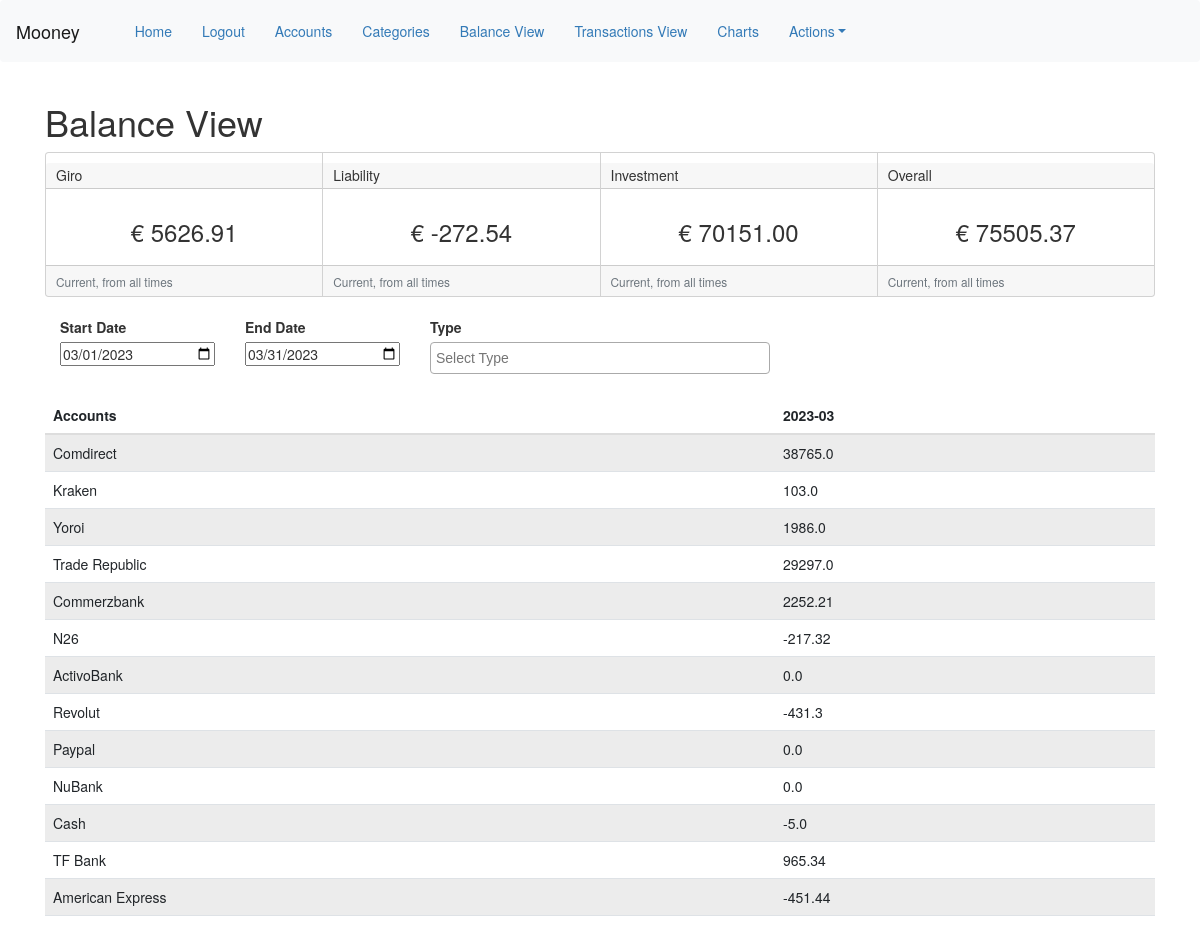
/balance_view (signed in), run on the app's committed database.
### app/models.py (models this page shows, shortened)
class Account(db.Model):
    id            = db.Column(db.Integer, primary_key=True)
    name  = db.Column(db.String(64), unique=False)
    type  = db.Column(db.String(32), unique=False)
    currency = db.Column(db.String(16), unique=False)
    description   = db.Column(db.String(255), nullable=True)
    created_at    = db.Column(db.DateTime, index=True, default=datetime.utcnow)
    last_modified = db.Column(db.DateTime, index=True, default=datetime.utcnow)
    start_balance = db.Column(db.Float(64), default=0.00)
    balance_date   = db.Column(db.Date, index=True, default=datetime.today())
    user_id       = db.Column(db.Integer, db.ForeignKey('user.id'))
    balance_archive = db.Column(db.String(), nullable=True)

### app/routes.py (the view, shortened to what this page needs)
@app.route('/balance_view', methods=['GET', 'POST'])
@login_required
def balance_view():
    form = DateTypeForm()
    month_range = []
    acc_range = []
    start_date = form.start_date.data
    end_date = form.end_date.data
    if form.type.data:
        types = form.type.data
        balance_by_type = get_balance_by_type()
        accounts = db.session.query(Account.id, Account.name, Account.type,Account.start_balance, Account.balance_archive,
                                    Account.created_at).filter(Account.type.in_(types)).filter_by(user_id=current_user.id).all()
    else:
        balance_by_type = get_balance_by_type()
        accounts = db.session.query(Account.id, Account.name, Account.type,Account.start_balance, Account.balance_archive,
                                    Account.created_at).filter_by(user_id=current_user.id).all()
    month_range = pd.date_range(start_date,end_date,
            freq='MS').strftime("%Y-%m").tolist()
    acc_trimmed = {}
    for acc in accounts:
        acc_trimmed[acc.name] = {}
        if acc.name not in acc_range:
            acc_range.append(acc.name)
        if acc.type == 'Investment':
            for idx, m in enumerate(month_range):
                acc_trimmed[acc.name][m] = acc.start_balance
                try:
                    acc_= json.loads(acc.balance_archive)
                    acc_= collections.OrderedDict(sorted(acc_.items()))
                except:
                    acc_= False
                if acc_:
                    if m in acc_:
                        acc_trimmed[acc.name][m] = acc_[m][0]
                    else:
                        if idx-1 >= 0:
                            acc_trimmed[acc.name][m] = acc_trimmed[acc.name][month_range[idx-1]]
        else:
            transaction_balance = db.session.query(func.sum(Transaction.amount),
                func.strftime("%Y-%m", Transaction.date).label('month')).filter(Transaction.account.in_([acc.id])).group_by(func.strftime("%Y-%m",
                Transaction.date).label('month')).all()
            trf_negative = db.session.query(func.sum(Transfer.amount),
                func.strftime("%Y-%m", Transfer.date).label('month')).filter(Transfer.source_account.in_([acc.id])).group_by(func.strftime("%Y-%m",
                Transfer.date).label('month')).all()
            trf_positive = db.session.query(func.sum(Transfer.amount),
                func.strftime("%Y-%m", Transfer.date).label('month')).filter(Transfer.target_account.in_([acc.id])).group_by(func.strftime("%Y-%m",
                Transfer.date).label('month')).all()
            start_balance = db.session.query(func.sum(Account.start_balance),
                func.strftime("%Y-%m", Account.created_at).label('month')).filter(Account.id.in_([acc.id])).group_by(func.strftime("%Y-%m",
                Account.created_at).label('month')).all()
            for idx, m in enumerate(month_range):
                tr_ = 0.0
                trf_n = 0.0
                trf_p = 0.0
                sb_ = 0.0
                for tr in transaction_balance:
                    if m in tr:
                        tr_ = round(tr[0], 2)
                for tn in trf_negative:
                    if m in tn:
                        trf_n = round(tn[0], 2)
                for tp in trf_positive:
                    if m in tp:
                        trf_p = round(tp[0], 2)
                for sb in start_balance:
                    if m in sb:
                        sb_ = round(sb[0], 2)
                transfer_balance = float(trf_p) - float(trf_n)
                balance = float(sb_) + float(tr_) + transfer_balance
                if idx-1 >= 0:
                    acc_trimmed[acc.name][m] = balance + acc_trimmed[acc.name][month_range[idx-1]]
                else:
                    acc_trimmed[acc.name][m] = balance
    return render_template('balance_view.html', title='Balance View', form=form, balance_by_type=balance_by_type, month_range=month_range, acc_range=acc_range, acc_trimmed=acc_trimmed)

### app/forms.py
class DateTypeForm(FlaskForm):
    start_date = DateField('Start Date', default=get_month_dates()[0])
    end_date = DateField('End Date', default=get_month_dates()[1])
    type = SelectMultipleField('Type', id='type', validators=[DataRequired()],
        choices=Config.ACCOUNT_TYPES, default='')
    submit = SubmitField('Go')

### app/models.py (called while the page is built)
@login.user_loader
def load_user(id):
    return User.query.get(int(id))

### app/templates/balance_view.html (shortened to what this page needs)
{% extends "base.html" %}
{% import 'bootstrap/wtf.html' as wtf %}
{% block app_content %}
    <h1> {{ title }} </h1>
    <div class="card-group">
        {% set y = namespace(value=0) %}
        {% for k,v in balance_by_type.items() %}
        {% set y.value = y.value + v %}
        <div class="card">
            <h5 class="card-header">{{ k }}</h5>
            <div class="card-body">
              <h3 class="text-center">{{ "€ %.2f" % v }}</h3>
            </div>
            <div class="card-footer">
              <small class="text-muted">Current, from all times</small>
            </div>
          </div>
        {% endfor %}
        <div class="card">
          <h5 class="card-header">Overall</h5>
          <div class="card-body">
            <h3 class="text-center">{{ "€ %.2f" % y.value }}</h3>
          </div>
          <div class="card-footer">
            <small class="text-muted">Current, from all times</small>
          </div>
        </div>
    </div>
    <br>
    <div>
        <form action="" method="post">
          <div class="col-md-2">
            {{ form.start_date.label }}
            {{ form.start_date(style="width: 100%", onchange="submit()") }}
          </div>
          <div class="col-md-2">
            {{ form.end_date.label }}
            {{ form.end_date(style="width: 100%", onchange="submit()") }}
          </div>
          <div class="col-md-4">
            {{ form.type.label }}<br>
            {{ form.type(class_="select2", style="width: 100%",onchange="submit()") }}<br>
          </div>
        </form>
        <br>
        <br>
    </div>
    <div>
    <br>
    <br>
    <table id="data" class="table table-striped">
        <thead>
            <tr>
                <th>Accounts</th>
            {% for m in month_range %}
                <th>{{ m }}</th>
            {% endfor %}
            </tr>
        </thead>
        <tbody>
        {% set i = namespace(value=0) %}
        {% for acc in acc_range %}
            <tr>
            <td>{{ acc }}</td>
            {% for m in month_range %}
                <td>{{ acc_trimmed[acc][m] }}</td>
            {% endfor %}
            </tr>
        {% endfor %}
    </tbody>
    </table>
  </div>
{% endblock %}

### data on the page
Account: name "Comdirect", name "38765.0"
Account: name "Kraken", name+start_balance "103.0"
Account: name "Yoroi", name+start_balance "1986.0"
Account: name "Trade Republic", name "29297.0"
Account: name "Commerzbank", name "2252.21"
Account: name "N26", name "-217.32"
Account: name "ActivoBank", name "0.0"
Account: name "Revolut", name "-431.3"
Account: name "Paypal", name "0.0"
Account: name "NuBank", name "0.0"
Account: name "Cash", name "-5.0"
Account: name "TF Bank", name "965.34"
Account: name "American Express", name "-451.44"

### other printed values
{{ title }} "Balance View"
{{ k }} "Giro" "Liability" "Investment"
{{ "€ %.2f" % v }} "€ 5626.91" "€ -272.54" "€ 70151.00"
{{ "€ %.2f" % y.value }} "€ 75505.37"
{{ m }} "2023-03"
